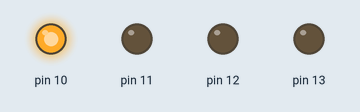
Recording of a sketch running on a simulated Arduino Uno, built with avr-gcc and run on an emulated ATmega328P. Shown: output pins drawn as LEDs (lit = HIGH).

Above: at 0.15 s.
At 0.57 s:
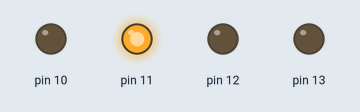
At 3.15 s:
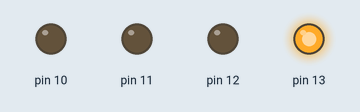
At 6.1 s:
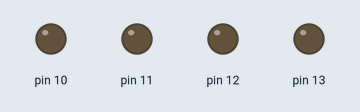
At 9.17 s:
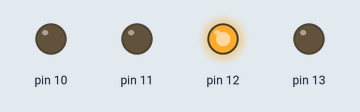
Timing chart, 0 to 10.6 s (numbered marks = the images above):
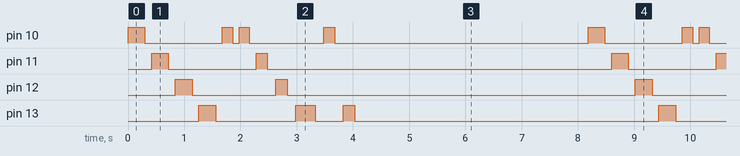

Measured:
- by itself, pin 10: repeats every 8.2 s: LOW 1.4 s, HIGH 0.18 s, LOW 0.12 s, HIGH 0.18 s, LOW 1.3 s, HIGH 0.20 s, LOW 4.5 s, HIGH 0.30 s
- by itself, pin 11: repeats every 8.2 s: LOW 1.6 s, HIGH 0.20 s, LOW 6.1 s, HIGH 0.30 s
- by itself, pin 12: repeats every 8.2 s: LOW 1.5 s, HIGH 0.20 s, LOW 6.2 s, HIGH 0.30 s
- by itself, pin 13: repeats every 8.2 s: LOW 1.4 s, HIGH 0.35 s, LOW 0.50 s, HIGH 0.20 s, LOW 5.4 s, HIGH 0.30 s

The sketch:

Blink_4_LEDs_pattern.ino
```cpp
void setup(){
  pinMode(10,OUTPUT);
  pinMode(11,OUTPUT);
  pinMode(12,OUTPUT);
  pinMode(13,OUTPUT);
}
void loop(){

    digitalWrite(10,HIGH);
    delay(300);
    digitalWrite(10,LOW);
    delay(120);
    digitalWrite(11,HIGH);
    delay(300);
    digitalWrite(11,LOW);
    delay(120);
    digitalWrite(12,HIGH);
    delay(300);
    digitalWrite(12,LOW);
    delay(120);
    digitalWrite(13,HIGH);
    delay(300);
    digitalWrite(13,LOW);
    delay(120);

    for (int i=0;i<2;i++){
      digitalWrite(10,HIGH);
      delay(180);
      digitalWrite(10,LOW);
      delay(120);
    }
    digitalWrite(11,HIGH);
    delay(200);
    digitalWrite(11,LOW);
    delay(150);
    digitalWrite(12,HIGH);
    delay(200);
    digitalWrite(12,LOW);
    delay(150);
    digitalWrite(13,HIGH);
    delay(350);
    digitalWrite(13,LOW);
    delay(150);
    digitalWrite(10,HIGH);
    delay(200);
    digitalWrite(10,LOW);
    delay(150);
    digitalWrite(13,HIGH);
    delay(200);
    digitalWrite(13,LOW);
    delay(150);

    delay(4000);
}
```
